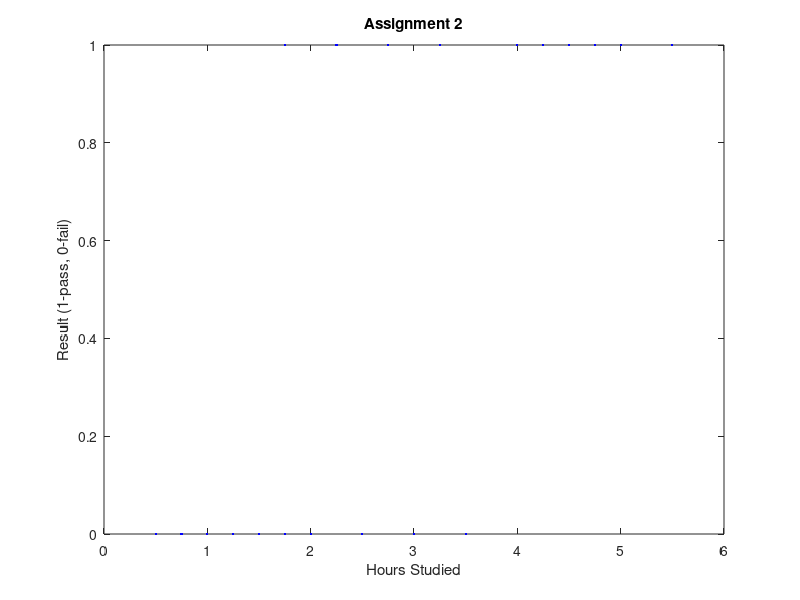

Here is the MATLAB script that generated this plot: (Note: this script raises an error after producing the figure.)
clear;
clc;

%read the trainig data
data = load('training_data.txt');

%initializing the variables
x = data(:,1);   %features
y = data(:,2);   %actual result
alpha = 0.1;   %learning rate
m = length(y);   %no. of training data
iterations = 1000;   %no. of iterations for computing gradient descent
theta = zeros(2,1);  %intial parameters

%plot the data
plot(x,y,'b.','MarkerSize',6)
title('Assignment 2')
xlabel('Hours Studied')
ylabel('Result (1-pass, 0-fail)')

%add column ones to X for x0
x = [ones(m,1), x];

%print alpha, intial theta and iterations
%fprintf('Alpha: %d\n',alpha)
%printf('Iterations: %d\n', iterations)
%fprintf('Initial Theta-1: %d\n', theta(1))
%fprintf('Initial Theta-2: %d\n\n', theta(2)

%compute logistic gradient descent
[logistic_theta, logistic_j_list] = llogistic_gradient_descent(x,y,m,theta,alpha,iterations);
%fprintf('\nLogistic Regression:\n')
%fprintf('Theta-1: %d\nTheta-2: %d\n',logistic_theta(1), logistic_theta(2))
%fprintf('Hypothesis: y = 1/(1 + exp(%d + %d * x1))\n',logistic_theta(1), logistic_theta(2))

%Compute Logistic regression accuracy
%logistic_accuracy = logistic_prediction(x,y,logistic_theta);
%fprintf('Accuracy: %d %%\n',logistic_accuracy)

%plotting logistic regression line
hold on;
plot(x(:,2),logistic_hypothesis(x,logistic_theta),'-');
%legend('Training data', 'Linear Regression', 'Logistic Regression');
legend('Training data','Logistic Regression');
hold off;

%plot cost function vs iterations
%plot(1:iterations, linear_j_list, '-')
plot(1:iterations, logistic_j_list, '-')
%legend('Linear Cost', 'Logistic Cost')
%title('Linear Regression')
%xlabel('Iterations')
%ylabel('Cost function')

logistic_hypothesis(x,logistic_theta)